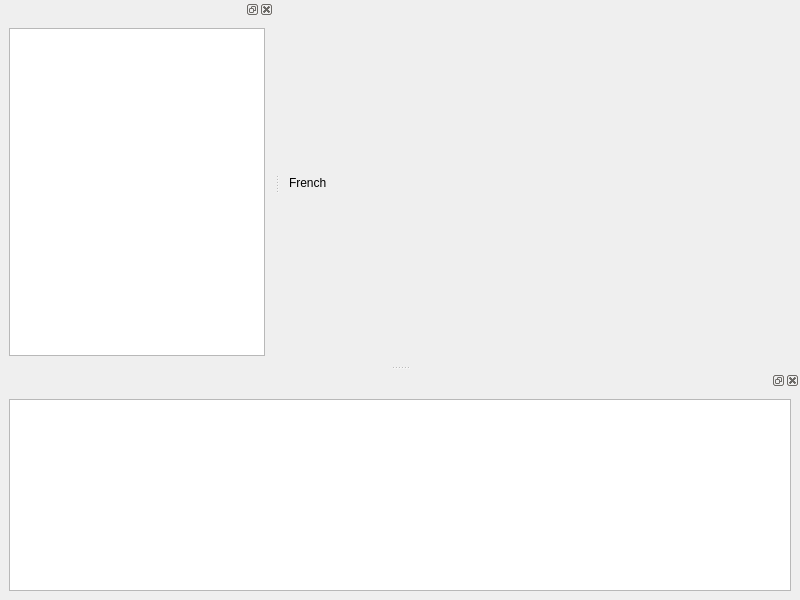
<?xml version="1.0" encoding="UTF-8"?>
<ui version="4.0">
 <class>PLMWindow</class>
 <widget class="QMainWindow" name="PLMWindow">
  <property name="geometry">
   <rect>
    <x>0</x>
    <y>0</y>
    <width>800</width>
    <height>600</height>
   </rect>
  </property>
  <property name="windowTitle">
   <string>MainWindow</string>
  </property>
  <widget class="QWidget" name="centralwidget">
   <layout class="QHBoxLayout" name="horizontalLayout">
    <item>
     <widget class="QLabel" name="label">
      <property name="locale">
       <locale language="English" country="UnitedStates"/>
      </property>
      <property name="text">
       <string>French</string>
      </property>
     </widget>
    </item>
    <item>
     <layout class="QVBoxLayout" name="verticalLayout"/>
    </item>
   </layout>
  </widget>
  <widget class="QDockWidget" name="dockWidget">
   <attribute name="dockWidgetArea">
    <number>1</number>
   </attribute>
   <widget class="QWidget" name="dockWidgetContents">
    <layout class="QVBoxLayout" name="verticalLayout_2">
     <item>
      <widget class="WriteTreeView" name="treeView">
       <property name="editTriggers">
        <set>QAbstractItemView::EditKeyPressed</set>
       </property>
      </widget>
     </item>
    </layout>
   </widget>
  </widget>
  <widget class="QDockWidget" name="dockWidget_2">
   <attribute name="dockWidgetArea">
    <number>8</number>
   </attribute>
   <widget class="QWidget" name="dockWidgetContents_2">
    <layout class="QVBoxLayout" name="verticalLayout_3">
     <item>
      <widget class="QTableView" name="tableView"/>
     </item>
    </layout>
   </widget>
  </widget>
 </widget>
 <customwidgets>
  <customwidget>
   <class>WriteTreeView</class>
   <extends>QTreeView</extends>
   <header>writetreeview.h</header>
  </customwidget>
 </customwidgets>
 <resources/>
 <connections/>
</ui>
